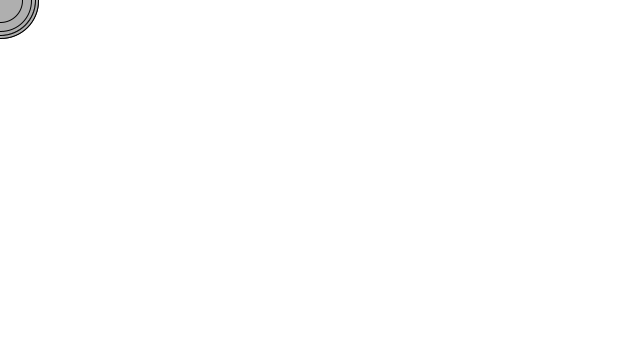
Frame 1 (no input)
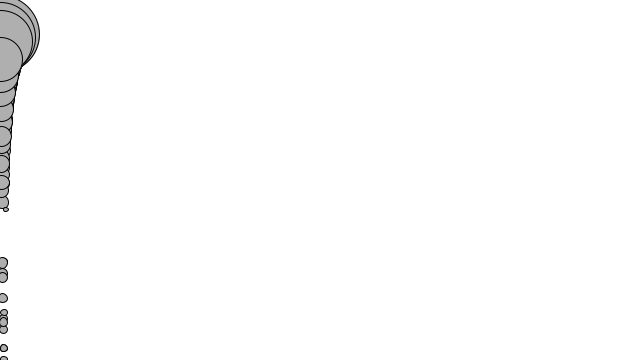
Frame 60 (the mouse pressed at the canvas centre just before this capture)
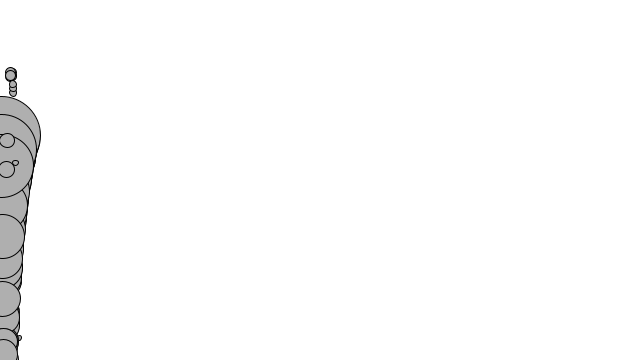
Frame 120 (the mouse held since frame 60 and released just before this capture)

The Processing sketch that drew these frames (run headless with seeded random() and noise(); from frame 60 on, the mouse is pressed at the canvas centre):

// Processing sketch: mover_sample
// ── mover_sample.pde
Mover[] movers = new Mover[100];

void setup(){
  size(640, 360);
  background(255);
  for (int i = 0; i < movers.length; i++){
    movers[i] = new Mover(random(0.1,5) ,0 ,0);
  }
}

void draw(){
  background(255);
  
  PVector wind = new PVector(0.001, 0);
  PVector gravity = new PVector(0, 0.1);
  
  for (int i = 0; i < movers.length; i++){
    
    float c = 0.01;
    PVector friction = movers[i].velocity.get();
    friction.mult(-1);
    friction.normalize();
    friction.mult(c);
    movers[i].applyForce(friction);
    movers[i].applyForce(wind);
    movers[i].applyForce(gravity);
    movers[i].update();
    movers[i].checkEdge();
    movers[i].display();
  }
}

class Mover{
  
  PVector location;
  PVector velocity;
  PVector acceleration;
  float mass;
  
  Mover(float m, float x, float y){
    mass = m;
    location = new PVector(x, y);
    velocity = new PVector(0, 0);
    acceleration = new PVector(0, 0);
  }
  
  void applyForce(PVector force){
    PVector f = PVector.div(force,mass);
    acceleration.add(f);
  }
  
  void update(){
    velocity.add(acceleration);
    location.add(velocity);
    acceleration.mult(0);
  }
  
  void display(){
    stroke(0);
    fill(175);
    ellipse(location.x, location.y, mass*16, mass*16);
  }
  
  void checkEdge(){
    if (location.x > width){
      location.x = width;
      velocity.x *= -1;
    }else if (location.x < 0){
      velocity.x *= -1;
      location.x = 0;
    }
    
    if (location.y > height){
      velocity.y *= -1;
      location.y = height;
    }
  }
}
